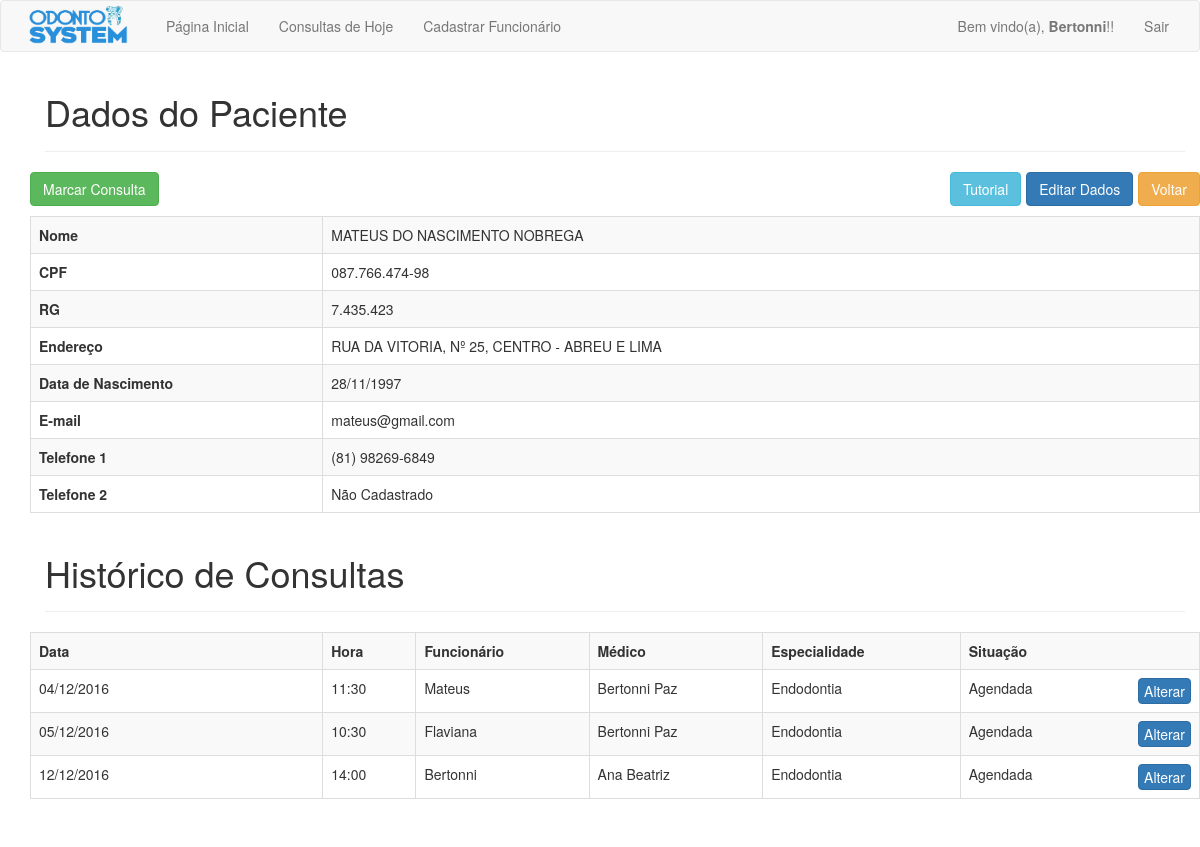
/php/paciente.php?id=23 (signed in), run on the app's committed database.
### tables this page shows
CREATE TABLE `pacientes` (
  `pac_id` int(11) NOT NULL,
  `pac_nome` varchar(100) NOT NULL,
  `pac_endereco` varchar(200) NOT NULL,
  `pac_rg` varchar(15) DEFAULT NULL,
  `pac_cpf` varchar(15) DEFAULT NULL,
  `pac_email` varchar(50) NOT NULL,
  `pac_data_nasc` date NOT NULL,
  `pac_telefone_1` varchar(15) NOT NULL,
  `pac_telefone_2` varchar(15) DEFAULT NULL
);

CREATE TABLE `agendamentos` (
  `agd_id` int(11) NOT NULL,
  `agd_fun_id` int(11) NOT NULL,
  `agd_pac_id` int(11) NOT NULL,
  `agd_data` date NOT NULL,
  `agd_hora` varchar(6) NOT NULL,
  `agd_status` varchar(10) NOT NULL,
  `agd_medico` varchar(50) NOT NULL,
  `agd_especialidade` varchar(50) NOT NULL
);

CREATE TABLE `funcionarios` (
  `fun_id` int(11) NOT NULL,
  `fun_nome` varchar(100) NOT NULL,
  `fun_data_nasc` date NOT NULL,
  `fun_usuario` varchar(20) NOT NULL,
  `fun_senha` varchar(256) NOT NULL,
  `fun_role` varchar(15) NOT NULL,
  `fun_secret_question` varchar(200) NOT NULL,
  `fun_secret_answer` varchar(256) NOT NULL
);

### php/paciente.php (the view, shortened to what this page needs)
<?php
require_once 'cabecalho.php';
$id = $_GET['id'];
$sql = "SELECT * FROM pacientes WHERE pac_id = '$id'";
$result = mysqli_query($connection, $sql);
$array = mysqli_fetch_array($result);
if(isLogged()) {
	?>
	<div class="container marketing">
		<div class="container theme-showcase" role="main">
			<div id="cadastro_pac" class="page-header">
				<h1>Dados do Paciente</h1>
			</div>
			<div class="row">
				<a href="busca.php" class="btn btn-warning voltar">Voltar</a>
				<a href="consulta.php?id=<?=$id?>" class="btn btn-success marcar" data-step="1" data-intro="Clique aqui para marcar uma consulta para o paciente" data-position='top'>Marcar Consulta</a>
				<a href="editar_dados.php?id=<?=$id?>" class="btn btn-primary editar voltar" data-step="2" data-intro="Clique aqui para editar os dados pessoais do paciente" data-position='left'>Editar Dados</a>
				<a class="btn btn-info editar" href="javascript:void(0);" onclick="javascript:introJs().setOption('showProgress', true).start();">Tutorial</a>
			<table class='table table-striped table-bordered'>
				<tr>
					<td class='td_one'><b>Nome</b></td>
					<td><?= $array['pac_nome'] ?></td>
				</tr>
				<tr>
					<td class='td_one'><b>CPF</b></td>
					<td><?= $array['pac_cpf'] ?></td>
				</tr>
				<tr>
					<td class='td_one'><b>RG</b></td>
					<td><?= $array['pac_rg'] ?></td>
				</tr>
				<tr>
					<td class='td_one'><b>Endereço</b></td>
					<td><?= $array['pac_endereco'] ?></td>
				</tr>
				<tr>
					<td class='td_one'><b>Data de Nascimento</b></td>
					<td><?= date_format(new DateTime($array['pac_data_nasc']), "d/m/Y") ?></td>
				</tr>
				<tr>
					<td class='td_one'><b>E-mail</b></td>
					<td><?= $array['pac_email'] ?></td>
				</tr>
				<tr>
					<td class='td_one'><b>Telefone 1</b></td>
					<td><?= $array['pac_telefone_1'] ?></td>
				</tr>
				<tr>
					<td class='td_one'><b>Telefone 2</b></td>
					<td><?= $array['pac_telefone_2'] ?></td>
				</tr>
			</table>
		</div>
		<?php
			$sql = "SELECT * FROM agendamentos WHERE agd_pac_id = '$id' ORDER BY agd_data ASC";
			$result = mysqli_query($connection, $sql);
			$rows = mysqli_num_rows($result);
			if($rows != 0) {
				?>
				<div id="cadastro_pac" class="page-header">
					<h1>Histórico de Consultas</h1>
				</div>
				<div class="row">
					<table class='table table-striped table-bordered'>
						<tr>
							<th>Data</th>
							<th>Hora</th>
							<th>Funcionário</th>
							<th>Médico</th>
							<th>Especialidade</th>
							<th>Situação</th>
						</tr>
						<?php
			while($consultas = mysqli_fetch_array($result)) {
				$id_consulta = $consultas['agd_id'];
				$id_func = $consultas['agd_fun_id'];
				$medico = $consultas['agd_medico'];
				$especialidade = $consultas['agd_especialidade'];
				$sql = "SELECT fun_usuario FROM funcionarios WHERE fun_id = '$id_func'";
				$resultado = mysqli_query($connection, $sql);
				$arr = mysqli_fetch_array($resultado);
				$funcionario = $arr['fun_usuario'];
				?>
				<tr>
					<td class='td_one'><?= date_format(new DateTime($consultas['agd_data']), "d/m/Y") ?></td>
					<td><?= $consultas['agd_hora'] ?></td>
					<td><?= $funcionario ?></td>
					<td><?= $medico ?></td>
					<td><?= $especialidade ?></td>
					<td>
						<?= $consultas['agd_status'] ?>
						<a class='btn btn-primary alterar marcar' href='editar_status_consulta.php?id=<?=$id?>&consulta=<?=$id_consulta?>' data-step="3" data-intro="Clique aqui para alterar dia, hora, médico ou situação da consulta marcada" data-position='left'>Alterar</a>
					</td>
				</tr>
				<?php
			}
		} else {
		echo	"
					<div id='cadastro' class='page-header'>
						<h2>Não há consultas marcadas para esse paciente</h2>
					</div>
				";
		}
		?>
	</table>
</div>
</div>
<br>
<br>
	<?php
}
require_once 'rodape.php';
?>

### css/meuEstilo.css (style rules this page uses)
.td_one { width: 25%; }
.marcar { float: left; color: white; }
.voltar { margin-bottom: 10px; float: right; margin-left: 5px; }
.editar { float: right; }
.page-header { margin-top: 10px; }
.alterar { color: white; padding: 2px 5px; float: right; }

### data on the page
pacientes: pac_nome "MATEUS DO NASCIMENTO NOBREGA", pac_cpf "087.766.474-98", pac_rg "7.435.423", pac_endereco "RUA DA VITORIA, Nº 25, CENTRO - ABREU E LIMA", pac_data_nasc "28/11/1997", pac_email "mateus@gmail.com", pac_telefone_1 "(81) 98269-6849", pac_telefone_2 "Não Cadastrado"
agendamentos: agd_data "04/12/2016", agd_hora "11:30", agd_fun.fun_usuario "Mateus", agd_medico "Bertonni Paz", agd_especialidade "Endodontia", agd_status "Agendada"
agendamentos: agd_data "05/12/2016", agd_hora "10:30", agd_fun.fun_usuario "Flaviana", agd_medico "Bertonni Paz", agd_especialidade "Endodontia", agd_status "Agendada"
agendamentos: agd_data "12/12/2016", agd_hora "14:00", agd_fun.fun_usuario "Bertonni", agd_medico "Ana Beatriz", agd_especialidade "Endodontia", agd_status "Agendada"

### other printed values
$_SESSION['usuario'] "Bertonni"
